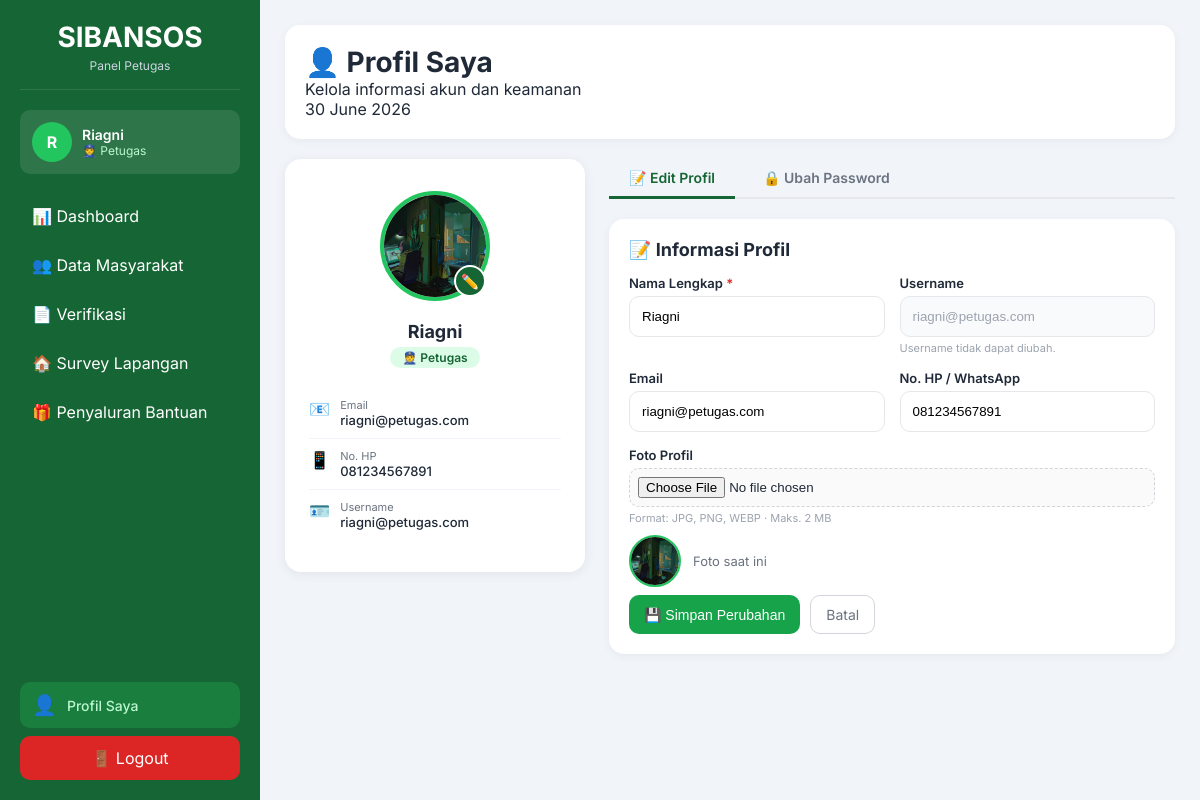
The app's page /petugas/profil.php (signed in) with its own data.
### tables this page shows
CREATE TABLE `users` (
  `id` int(11) NOT NULL,
  `nama` varchar(100) DEFAULT NULL,
  `email` varchar(100) DEFAULT NULL,
  `username` varchar(50) DEFAULT NULL,
  `password` varchar(255) DEFAULT NULL,
  `role` enum('admin','petugas','masyarakat','superadmin') DEFAULT NULL,
  `no_hp` varchar(20) DEFAULT NULL,
  `alamat` text DEFAULT NULL,
  `foto` varchar(255) DEFAULT NULL,
  `nik` varchar(20) DEFAULT NULL,
  `pekerjaan` varchar(100) DEFAULT NULL,
  `penghasilan` varchar(50) DEFAULT NULL,
  `tanggungan` int(11) DEFAULT NULL,
  `status_rumah` varchar(50) DEFAULT NULL
);

### petugas/profil.php (the view, shortened to what this page needs)
<?php
$uid = intval($_SESSION['user_id'] ?? 0);
$cols_res  = mysqli_query($conn, "DESCRIBE users");
$col_names = [];
if ($cols_res) {
    while ($c = mysqli_fetch_assoc($cols_res)) $col_names[] = $c['Field'];
}
$pk_col = 'id';
foreach (['id', 'user_id', 'id_user'] as $pk) {
    if (in_array($pk, $col_names)) { $pk_col = $pk; break; }
}
$nama_user = strval($_SESSION['nama'] ?? 'Petugas');
$username  = strval($_SESSION['username'] ?? '');
$email     = '';
$no_hp     = '';
$foto_db   = '';
$q = mysqli_query($conn, "SELECT * FROM users WHERE `$pk_col` = $uid LIMIT 1");
if ($q) {
    $row = mysqli_fetch_assoc($q);
    if (is_array($row)) {
        $nama_user   = strval($row['nama']     ?? $nama_user);
        $username    = strval($row['username'] ?? $username);
        $email       = strval($row['email']    ?? '');
        $no_hp       = strval($row['no_hp']    ?? '');
        $foto_db     = strval($row['foto']     ?? '');
    }
}
$foto_src = ($foto_db !== '' && file_exists('../uploads/foto_profil/' . $foto_db))
    ? '../uploads/foto_profil/' . htmlspecialchars($foto_db)
    : null;
$inisial = strtoupper(substr($nama_user, 0, 1));
?>
<!DOCTYPE html>
<html lang="id">
<head>
<link rel="stylesheet" href="petugas_style.css">
</head>
<body>
<?php include '_sidebar.php'; ?>
<div class="main">
<div class="page-header">
    <div>
        <h1>👤 Profil Saya</h1>
        <p>Kelola informasi akun dan keamanan</p>
    </div>
    <div><?= date('d F Y') ?></div>
</div>
<div class="profil-wrap">
    <div class="foto-card">
        <div class="foto-wrap">
            <?php if ($foto_src): ?>
                <img id="foto-preview" class="foto-avatar" src="<?= $foto_src ?>">
            <?php else: ?>
                <div id="foto-inisial" class="foto-inisial"><?= htmlspecialchars($inisial) ?></div>
                <img id="foto-preview" class="foto-avatar" src="" style="display:none">
            <?php endif; ?>
            <label class="foto-edit-btn" for="input-foto" title="Ganti foto">✏️</label>
        </div>
        <div class="profil-nama"><?= htmlspecialchars($nama_user) ?></div>
        <div class="profil-role">👮 Petugas</div>
        <div>
            <div class="info-item">
                <span class="info-icon">📧</span>
                <div>
                    <div class="info-label">Email</div>
                    <div class="info-val"><?= htmlspecialchars($email ?: '-') ?></div>
                </div>
            </div>
            <div class="info-item">
                <span class="info-icon">📱</span>
                <div>
                    <div class="info-label">No. HP</div>
                    <div class="info-val"><?= htmlspecialchars($no_hp ?: '-') ?></div>
                </div>
            </div>
            <div class="info-item">
                <span class="info-icon">🪪</span>
                <div>
                    <div class="info-label">Username</div>
                    <div class="info-val"><?= htmlspecialchars($username ?: '-') ?></div>
                </div>
            </div>
        </div>
    </div>
    <div>
        <div class="tab-row">
            <button class="tab-btn active" onclick="bukaTab('tab-profil',this)">📝 Edit Profil</button>
            <button class="tab-btn"        onclick="bukaTab('tab-password',this)">🔒 Ubah Password</button>
        </div>
        <div class="tab-pane active" id="tab-profil">
            <div class="card">
                <div class="card-title">📝 Informasi Profil</div>
                <form method="POST" enctype="multipart/form-data">
                    <div class="form-grid">
                        <div class="field">
                            <label>Nama Lengkap <span style="color:#dc2626">*</span></label>
                            <input type="text" name="nama" value="<?= htmlspecialchars($nama_user) ?>" required placeholder="Nama lengkap">
                        </div>
                        <div class="field">
                            <label>Username</label>
                            <input type="text" value="<?= htmlspecialchars($username ?: '-') ?>" disabled style="background:#f9fafb;color:#9ca3af;cursor:not-allowed">
                            <div class="field-hint">Username tidak dapat diubah.</div>
                        </div>
                        <div class="field">
                            <label>Email</label>
                            <input type="email" name="email" value="<?= htmlspecialchars($email) ?>" placeholder="contoh@email.com">
                        </div>
                        <div class="field">
                            <label>No. HP / WhatsApp</label>
                            <input type="tel" name="no_hp" value="<?= htmlspecialchars($no_hp) ?>" placeholder="08xxxxxxxxxx">
                        </div>
                        <div class="field" style="grid-column:1/-1">
                            <label>Foto Profil</label>
                            <input type="file" name="foto" accept="image/*"
                                   style="padding:8px;border:1.5px dashed #d1d5db;border-radius:10px;background:#fafafa">
                            <div class="field-hint">Format: JPG, PNG, WEBP · Maks. 2 MB</div>
                            <?php if ($foto_src): ?>
                            <div style="margin-top:10px;display:flex;align-items:center;gap:12px">
                                <img src="<?= $foto_src ?>" style="width:52px;height:52px;border-radius:50%;object-fit:cover;border:2px solid #22c55e">
                                <span style="font-size:13px;color:#6b7280">Foto saat ini</span>
                            </div>
                            <?php endif; ?>
                        </div>
                    </div>
                    <div style="display:flex;gap:10px;margin-top:8px">
                        <button type="submit" name="simpan_profil" class="btn btn-green">💾 Simpan Perubahan</button>
                        <a href="index.php" class="btn" style="background:transparent;border:1px solid #d1d5db;color:#6b7280">Batal</a>
                    </div>
                </form>
            </div>
        </div>
    </div>
</div>
</div>
</body>
</html>

### petugas/petugas_style.css (style rules this page uses)
* { margin:0; padding:0; box-sizing:border-box; }
:root { --primary:#166534; --primary2:#15803d; --primary3:#22c55e; --success:#16a34a; --danger:#dc2626; --warning:#f59e0b; --white:#ffffff; --bg:#f1f5f9; --border:#e5e7eb; --text:#1f2937; --muted:#6b7280; --sidebar-width:260px; }
body { font-family:'Inter',sans-serif; background:var(--bg); color:var(--text); display:flex; min-height:100vh; }
.main { margin-left:var(--sidebar-width); flex:1; padding:25px; }
.page-header { background:white; padding:20px; border-radius:15px; margin-bottom:20px; box-shadow:0 2px 10px rgba(0,0,0,.05); }
.page-header h1 { font-size:28px; }
.card { background:white; border-radius:15px; padding:20px; margin-bottom:20px; box-shadow:0 2px 10px rgba(0,0,0,.05); }
.card-title { font-size:18px; font-weight:700; margin-bottom:15px; }
.form-grid { display:grid; grid-template-columns:1fr 1fr; gap:15px; }
.field { display:flex; flex-direction:column; }
.field label { margin-bottom:5px; font-size:13px; font-weight:600; }
.field input, .field select, .field textarea { padding:12px; border:1px solid var(--border); border-radius:10px; outline:none; }
.btn { display:inline-block; padding:10px 15px; border:none; border-radius:10px; text-decoration:none; cursor:pointer; font-size:14px; }
.btn-green { background:var(--success); color:white; }

### petugas/profil.php (style rules this page uses)
.profil-wrap { display:grid;grid-template-columns:300px 1fr;gap:24px;align-items:start }
.foto-card { background:white;border-radius:16px;padding:32px 24px;box-shadow:0 2px 12px rgba(0,0,0,.07);text-align:center;position:sticky;top:24px }
.foto-wrap { position:relative;display:inline-block;margin-bottom:16px }
.foto-avatar { width:110px;height:110px;border-radius:50%;object-fit:cover;border:4px solid #22c55e;display:block }
.foto-edit-btn { position:absolute;bottom:4px;right:4px;width:32px;height:32px;border-radius:50%;background:#166534;color:white;border:2px solid white;cursor:pointer;display:flex;align-items:center;justify-content:center;font-size:15px;transition:background .2s }
.profil-nama { font-size:18px;font-weight:700;color:#1f2937;margin-bottom:4px }
.profil-role { font-size:12px;background:#dcfce7;color:#166534;padding:3px 12px;border-radius:20px;display:inline-block;margin-bottom:20px;font-weight:600 }
.info-item { display:flex;align-items:flex-start;gap:10px;padding:10px 0;border-bottom:1px solid #f1f5f9;text-align:left;font-size:13px }
.info-item:last-child { border-bottom:none }
.info-icon { font-size:17px;flex-shrink:0;margin-top:1px }
.info-label { color:#6b7280;font-size:11px }
.info-val { color:#1f2937;font-weight:500;word-break:break-all }
.tab-row { display:flex;gap:8px;margin-bottom:20px;border-bottom:2px solid #e5e7eb }
.tab-btn { padding:10px 20px;border:none;background:none;cursor:pointer;font-size:14px;font-weight:600;color:#6b7280;border-bottom:3px solid transparent;margin-bottom:-2px;transition:color .2s,border-color .2s;font-family:inherit }
.tab-btn.active { color:#166534;border-bottom-color:#166534 }
.tab-pane { display:none }
.tab-pane.active { display:block }
.field-hint { font-size:11px;color:#9ca3af;margin-top:4px }

### records on screen
users: foto (picture), nama "Riagni", email "riagni@petugas.com", no_hp "081234567891", username "riagni@petugas.com"

### other values on screen
$inisial_sidebar "R"
$_SESSION['nama'] "Riagni"
